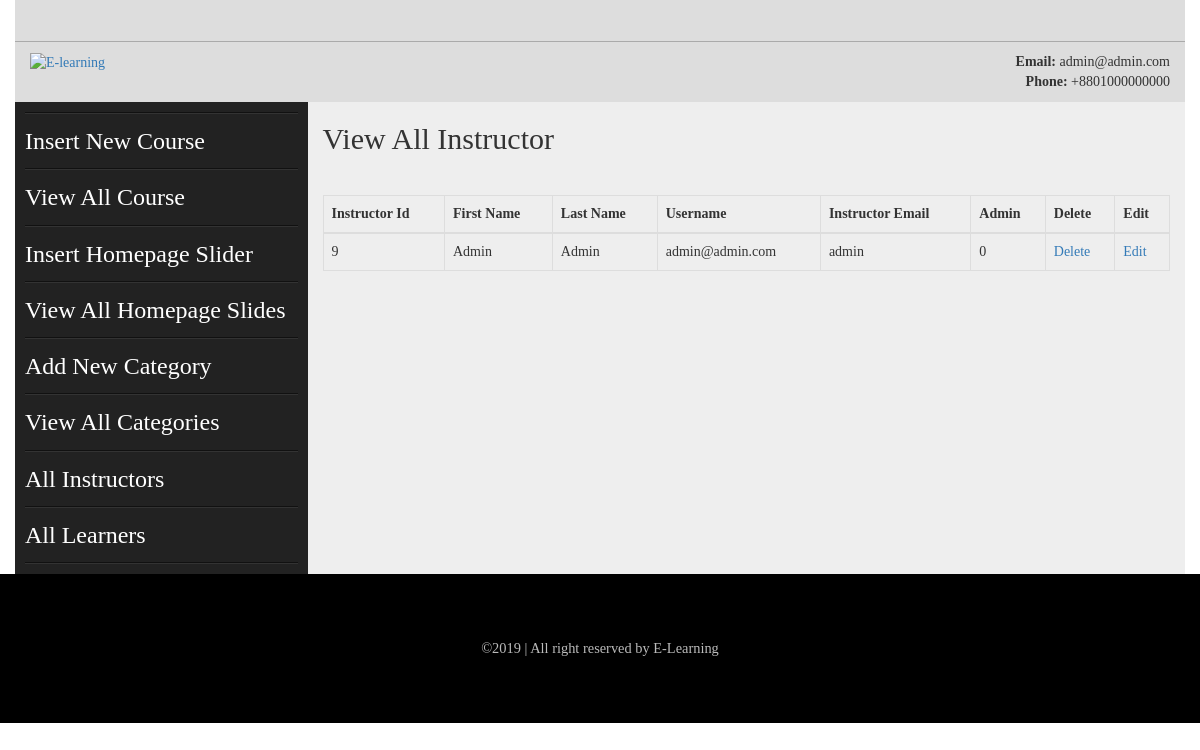
The app's page /admin/all_instructors.php with its own data.
### tables this page shows
CREATE TABLE `instructors` (
  `user_id` int(100) NOT NULL,
  `user_fname` text NOT NULL,
  `user_lname` text NOT NULL,
  `user_name` varchar(100) NOT NULL,
  `user_email` varchar(100) NOT NULL,
  `user_pass` varchar(50) NOT NULL,
  `about` text NOT NULL,
  `admin` tinyint(1) DEFAULT NULL
);

### admin/all_instructors.php (the view)
<?php include("includes/header.php");?>
<section class="admin_area">
    <div class="container">
        <div class="row">
            <?php include("includes/admin_menus.php");?>
            <div class="col-md-9 col-sm-9 col-xs-12">
                <div class="add_admin_content">
                   <h2>View All Instructor</h2>
                      <table class="table table-bordered">
                        <thead>
                          <tr>
                            <th>Instructor Id</th>
                            <th>First Name</th>
                            <th>Last Name</th>
                            <th>Username</th>
                            <th>Instructor Email</th>
                            <th>Admin</th>
                            <th>Delete</th>
                            <th>Edit</th>
                          </tr>
                        </thead>
                        <tbody>
                        <?php
                        $user = "select * from instructors";
                        $run_user = mysqli_query($con,$user);
                        while($user_row = mysqli_fetch_array($run_user)):
                        $user_id = $user_row ['user_id'];
                        $fname = $user_row ['user_fname'];
                        $lname = $user_row ['user_lname'];
                        $uemail = $user_row ['user_email'];
                        $uname = $user_row ['user_name'];
                        $admin = $user_row ['admin'];
                        ?>
                          <tr>
                            <td><?php echo $user_id;?></td>
                            <td><?php echo $fname;?></td>
                            <td><?php echo $lname;?></td>
                            <td><?php echo $uemail;?></td>
                            <td><?php echo $uname;?></td>
                            <td><?php echo $admin;?></td>
                            <td><a href="delete_instructor.php?del_user=<?php echo $user_id;?>">Delete</a></td>
                            <td><a href="edit_instructor.php?edit_user=<?php echo $user_id;?>">Edit</a></td>
                          </tr>
                        <?php endwhile;?>
                        </tbody>
                      </table>
                </div>
            </div>
        </div>
    </div>
</section>
<?php include("includes/footer.php");?>

### admin/css/style.css (style rules this page uses)
body { font-family: 'Lora', serif; }
h1,h2,h3,h4,h5,h6,p { margin: 0; padding: 0 }
.container { background: #eee }
.admin_area .row { position: relative; }
.add_admin_content h2 { margin-bottom: 40px; margin-top: 20px; }
body, html { height: 100%; }

### admin/css/main.css (style rules this page uses)
html { color: #222; font-size: 1em; line-height: 1.4; }

### records on screen
instructors: user_id "9", user_fname "Admin", user_lname "Admin", user_email "admin@admin.com", user_name "admin", admin "0"
